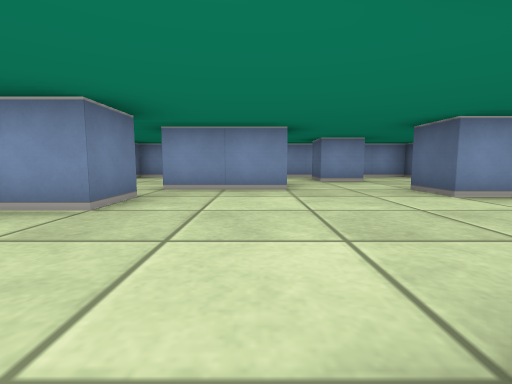
view 1 (above)

24 first-person views from a walk through a cub3D ray-caster map. The camera is about half as high as the walls, tilts 6° down and sees 85° across. The floor is counted in squares. Each view is taken from the middle of a square. On the plan, view 1 faces up. The plan holds only what a view shows up to about 9 squares ahead; the rest is blank.

view 2
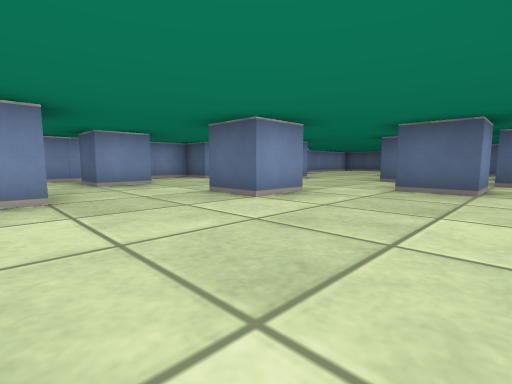

view 3
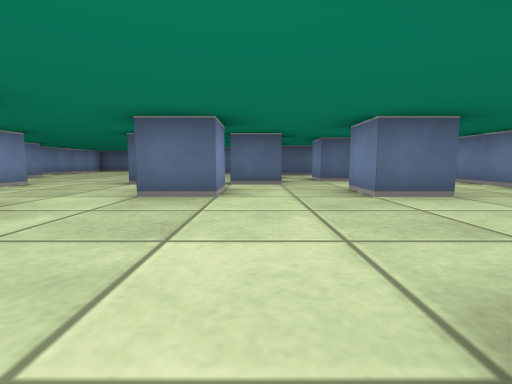

view 4
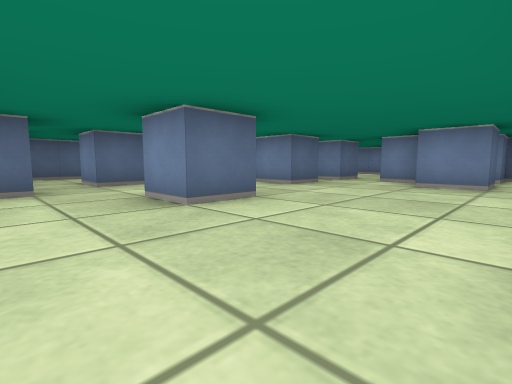

view 5
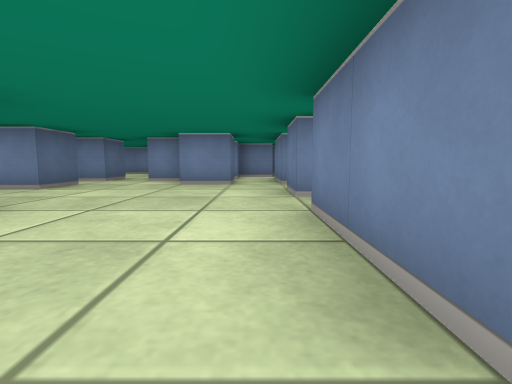

view 6
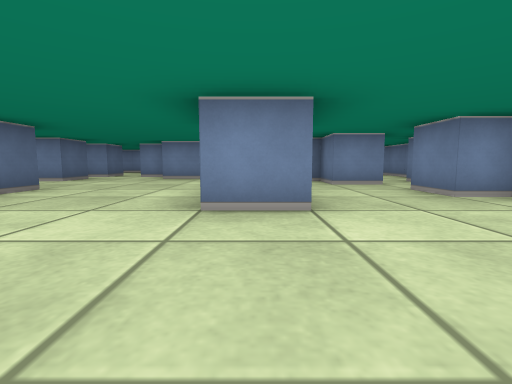

view 7
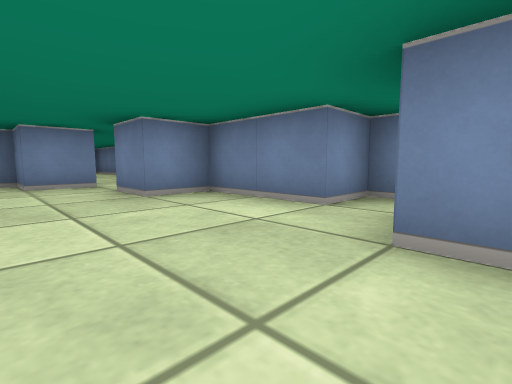

view 8
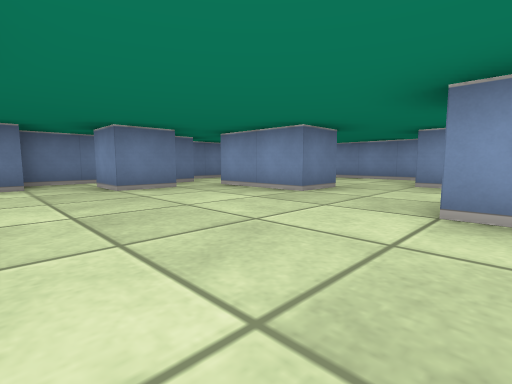

view 9
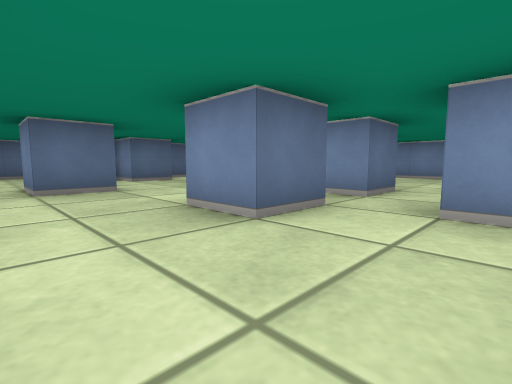

view 10
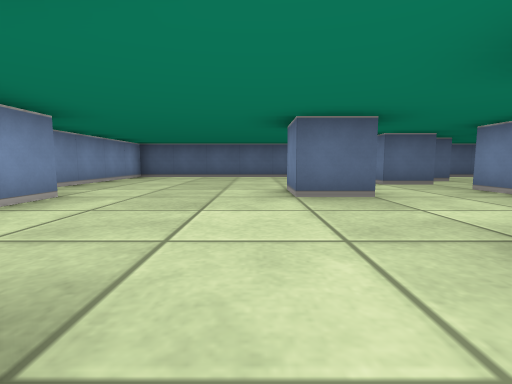

view 11
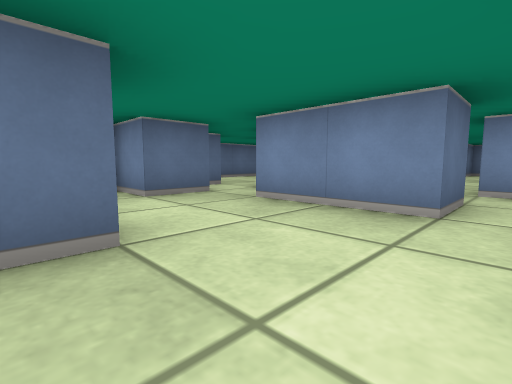

view 12
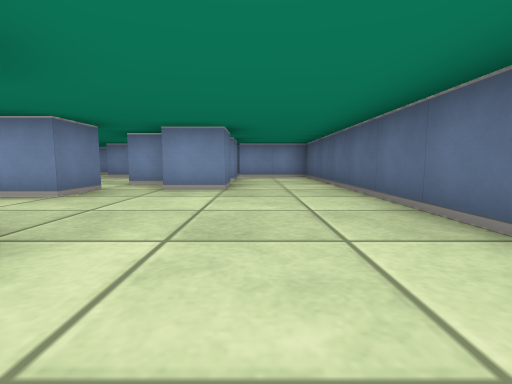

view 13
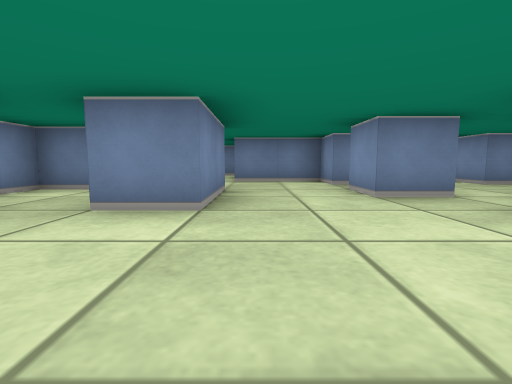

view 14
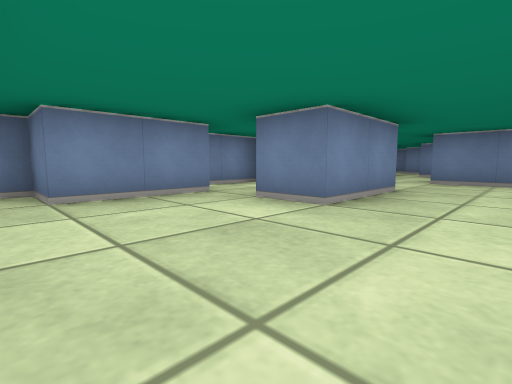

view 15
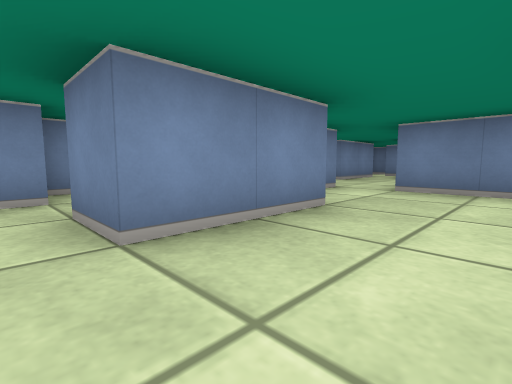

view 16
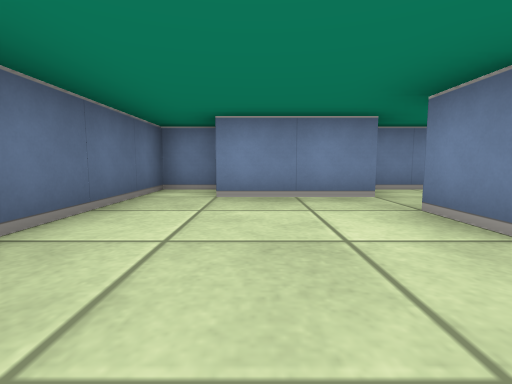

view 17
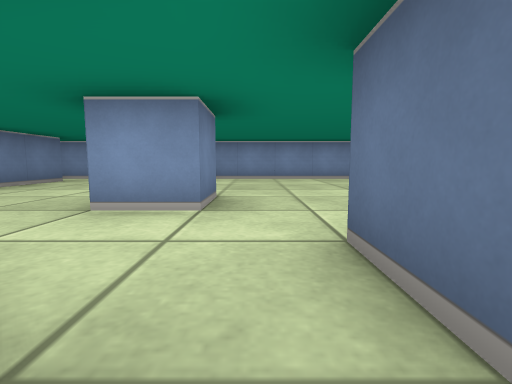

view 18
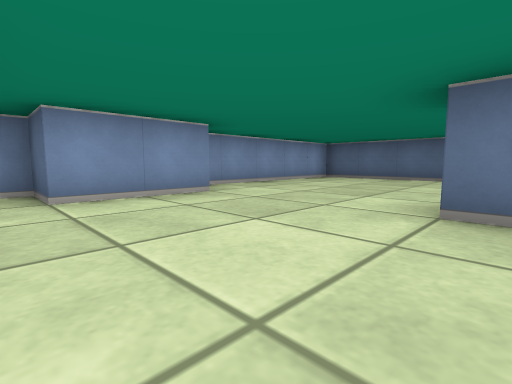

view 19
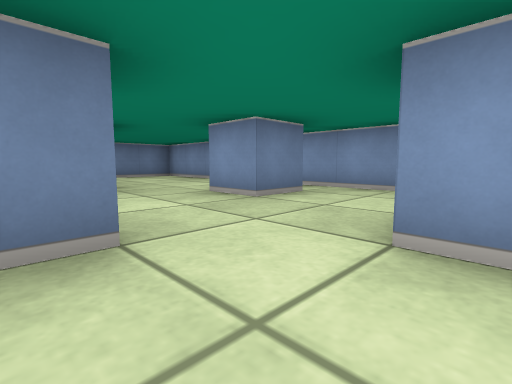

view 20
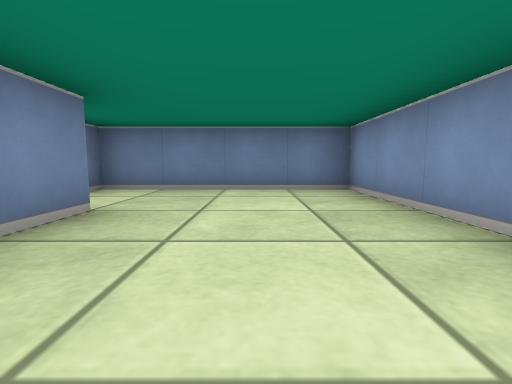

view 21
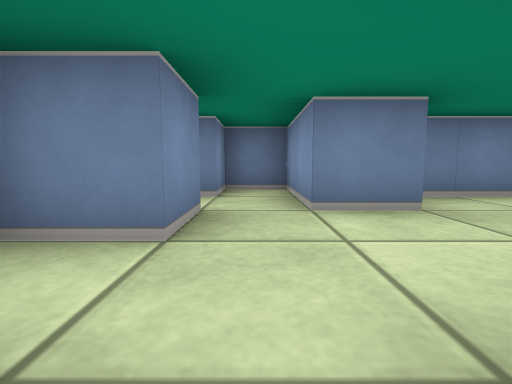

view 22
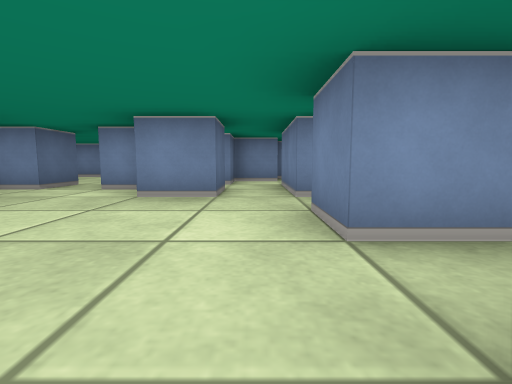

view 23
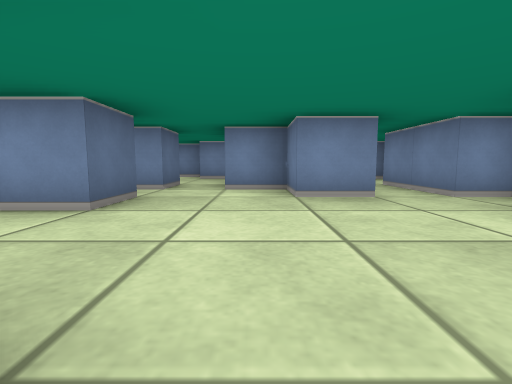

view 24
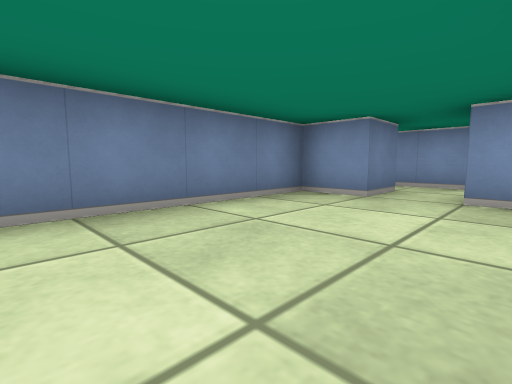

### Floor plan
Key: @ floor where view 1 was taken; # wall or solid block; . floor.
Columns run from 4 left of view 1 to 15 right of it. Each row starts with its distance up from view 1.
  9 ####################
  8 #........#..##.....#
  7 #.....#..##........#
  6 #........##........#
  5 #..##..............#
  4 ##.....#......#....#
  3 ###........#.....
  2 #........#......##
  1 ##.........#.##..###
  0 ##..@#........##...#
 -1 ###..#...#..#..##..#
 -2 #..............#...#
 -3 ##.#.#.........##..#
 -4 #..###....###.#....#
 -5 #... #.#...#.......#
 -6 #... #.##.##.......#
 -7 #... ..##.....##...#
 -8      .##....###....#
 -9      #####.. #..##.#
-10          ###########

Positions as (right, up) in squares from view 1, and headings:
1: (0, 0), facing up
2: (0, 1), facing up-right
3: (1, 1), facing right
4: (2, 1), facing down-right
5: (2, 1), facing down
6: (1, 3), facing down
7: (0, 3), facing down-left
8: (3, 1), facing up-left
9: (5, 5), facing down-right
10: (6, 5), facing right
11: (8, 4), facing down-right
12: (13, -8), facing up
13: (14, -6), facing left
14: (14, -5), facing down-left
15: (12, -5), facing down-left
16: (13, -5), facing down
17: (11, 1), facing up
18: (7, 4), facing up-right
19: (5, 4), facing up-left
20: (1, 7), facing left
21: (1, -2), facing left
22: (2, -1), facing down
23: (4, -1), facing down
24: (-1, -7), facing up-left
